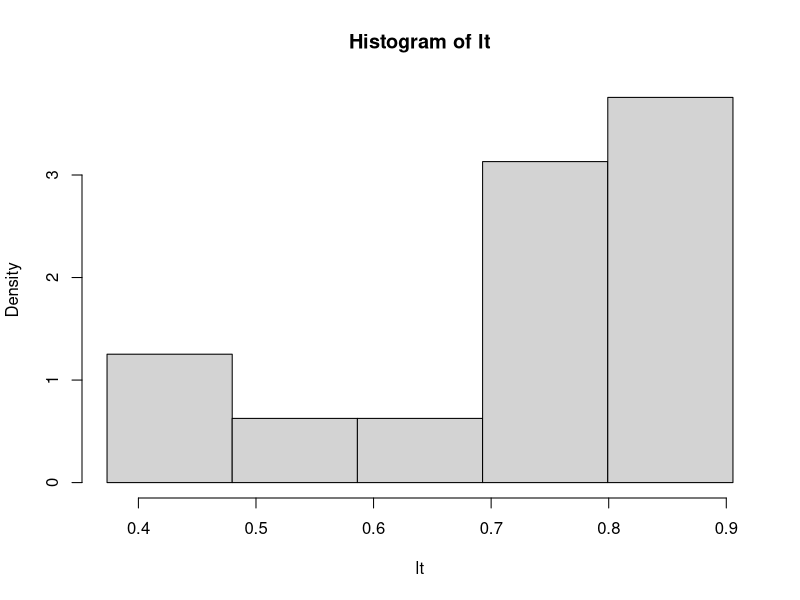

Reproduce this figure in R.
# EXO2 fiche 1
# histpgramme à classe de meme largeur 
l <- c(0.516 , 0.887, 0.783, 0.613, 0.697, 0.459, 0.724, 0.755, 0.867, 0.893, 0.835, 0.718 ,0.851, 0.386, 0.855)
lt <- sort(l)
n <- length(l)
k <- round(1+log2(n))
diff <- lt[n]-lt[1]
a0 <- lt[1] -0.025*diff
ak <- lt[n]+0.025*diff
h <- (ak - a0)/k
hist(lt,prob=T,breaks=seq(a0,ak,h))

# un autre commentaire 
                 
